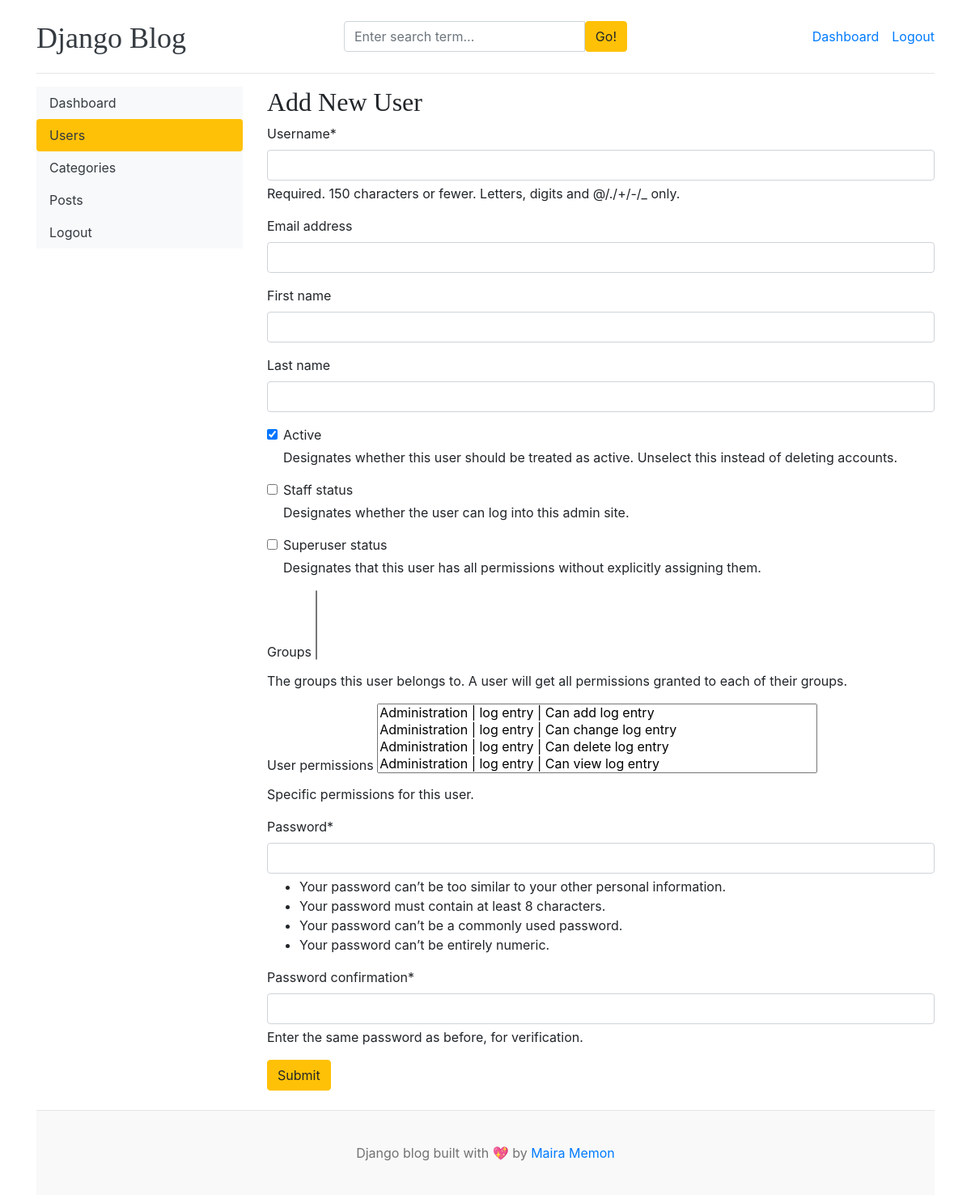
Page /dashboard/users/add/ (signed in) on the earlier database version.
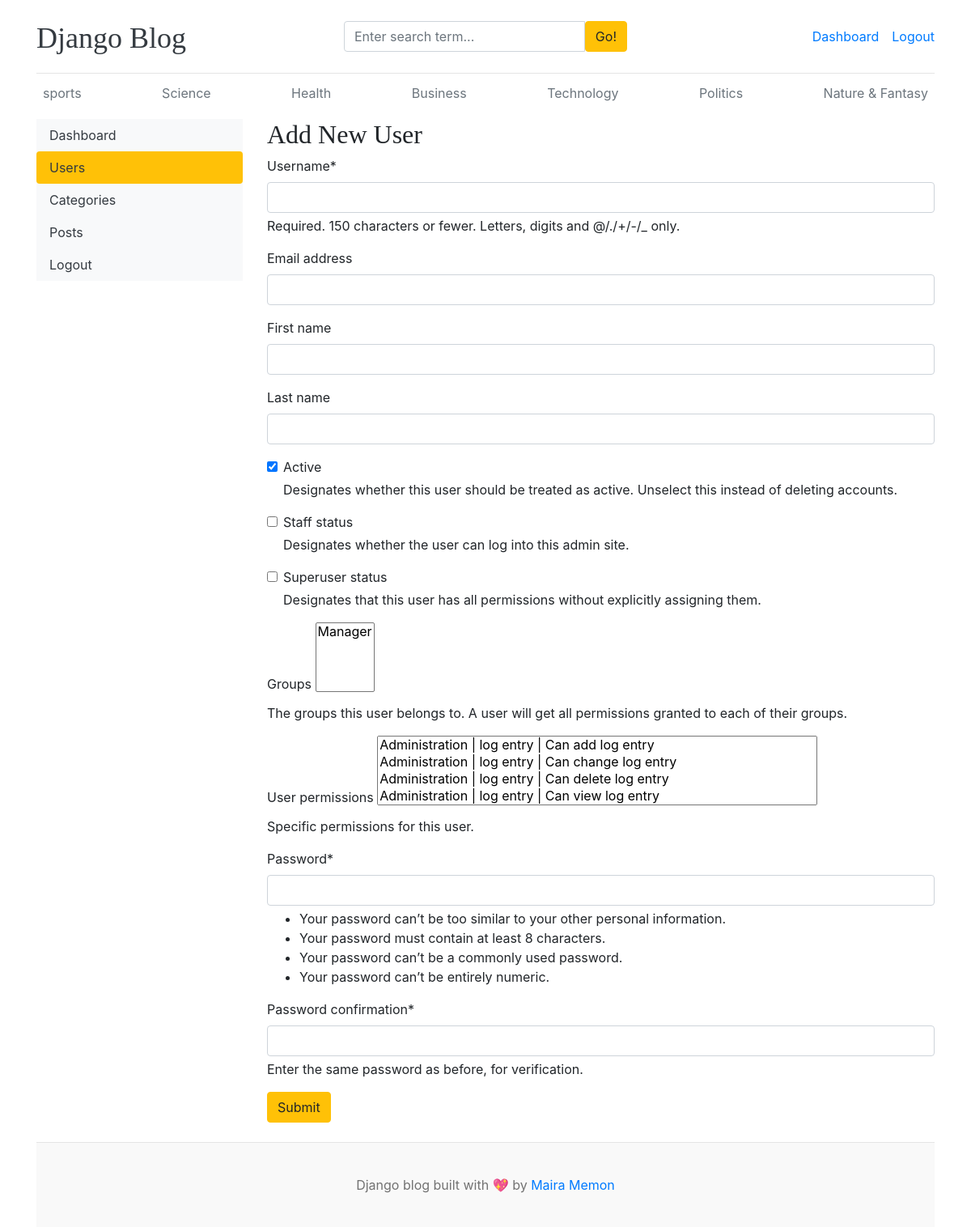
Same page on the later database version.
### blogs/models.py (models this page shows, shortened)
class Category(models.Model):
    category_name = models.CharField(max_length=50, unique=True)
    created_at = models.DateTimeField(auto_now_add=True)
    updated_at = models.DateTimeField(auto_now=True)
    class Meta:
        verbose_name_plural = 'categories'

### dashboards/views.py (the view, shortened to what this page needs)
# urls.py: path('users/add/', views.add_user, name='add_user'),
@login_required(login_url='login')
def add_user(request):
    form = AddUserForm()
    context = {
        'form': form,
    }
    return render(request, 'dashboard/add_user.html', context)

### dashboards/forms.py
class AddUserForm(UserCreationForm):
    class Meta:
        model = User
        fields = ('username', 'email', 'first_name', 'last_name', 'is_active', 'is_staff', 'is_superuser', 'groups', 'user_permissions')

### blogs/context_processors.py (called while the page is built)
def get_categories(request):
    categories = Category.objects.all()
    return dict(categories=categories)

def get_social_links(request):
    social_links = SocialLink.objects.all()
    return dict(social_links=social_links)

### templates/dashboard/add_user.html (shortened to what this page needs)
{% extends 'base.html' %}
{% block content %}
{% load crispy_forms_tags %}
<div class="row">
    {% include 'dashboard/sidebar.html' %}
    <div class="col-md-9">
        {% if perms.auth.add_user %}
        <h2>Add New User</h2>
        <form action="{% url 'add_user' %}" method="POST" >
            {{ form | crispy }}
            <button type="submit" class="btn btn-warning">Submit</button>
        </form>
        <br>
        {% else %}
        <h5>You do not have permission to view this page</h5>
        {% endif %}
    </div>
</div>
{% endblock %}

### templates/base.html (shortened to what this page needs)
{% load static %}
<!DOCTYPE html>
<html lang="en">
<head>
    <link href="https://getbootstrap.com/docs/4.0/dist/css/bootstrap.min.css" rel="stylesheet">
    <link href="{% static 'css/blog.css' %}" rel="stylesheet">
    <link rel="stylesheet" href="https://cdnjs.cloudflare.com/ajax/libs/font-awesome/4.7.0/css/font-awesome.min.css">
  </head>
<body>
    <div class="container">
      <header class="blog-header py-3">
        <div class="row flex-nowrap justify-content-between align-items-center">
          <div class="col-4 pt-1">
            <a class="blog-header-logo text-dark" href="/">Django Blog</a>
          </div>
          <div class="col-4">
            <form action="{% url 'search' %}" method="GET">
              <div class="input-group">
                <input class="form-control" type="text" name="keyword" value="{{ keyword }}" placeholder="Enter search term..." aria-label="Enter search term..." aria-describedby="button-search" />
                <button type="submit" class="btn btn-warning" id="button-search" type="button">Go!</button>
            </div>
            </form>
          </div>
          <div class="col-4 d-flex justify-content-end align-items-center">
            {% if not user.is_authenticated %}
            <a class="btn btn-sm btn-warning" href="{% url 'login' %}">Login</a> &nbsp;
            <a class="btn btn-sm btn-outline-secondary" href="{% url 'register' %}">Register</a>
            {% else %}
            <span><a href="{% url 'dashboard' %}">Dashboard</a></span>
            <span><a href="{% url 'logout' %}">Logout</a></span>
            {% endif %}
          </div>
        </div>
      </header>
      <div class="nav-scroller py-1 mb-2">
        <nav class="nav d-flex justify-content-between">
          {% for cat in categories %}
          <a class="p-2 text-muted" href="{% url 'posts_by_category' cat.id %}">{{ cat.category_name }}</a>
          {% endfor %}
        </nav>
      </div>
{% block content %}
{% endblock %}
<footer class="blog-footer">
    <p>Django blog built with 💖 by <a href="#">Maira Memon</a></p>
  </footer>
  </body>
  </html>

Differences in the rows shown:
added Category: category_name "sports"
added Category: category_name "Science"
added Category: category_name "Health"
added Category: category_name "Business"
added Category: category_name "Technology"
added Category: category_name "Politics"
added Category: category_name "Nature & Fantasy"
Other differences:
form field groups: (not shown) → "Manager"
